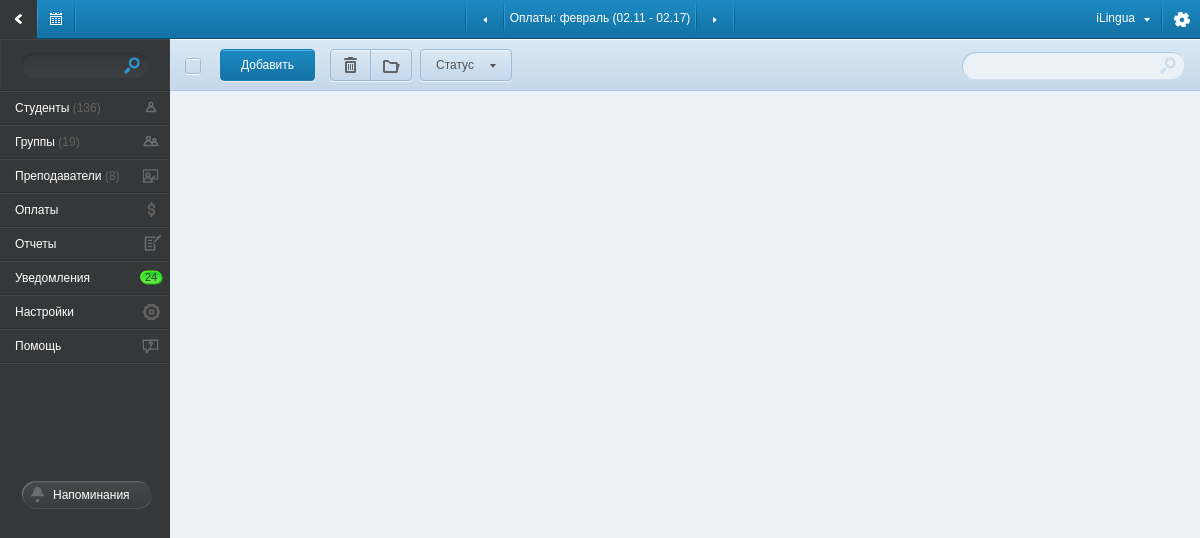
Before: /payment/week/2013-02-11/ with the older database file.
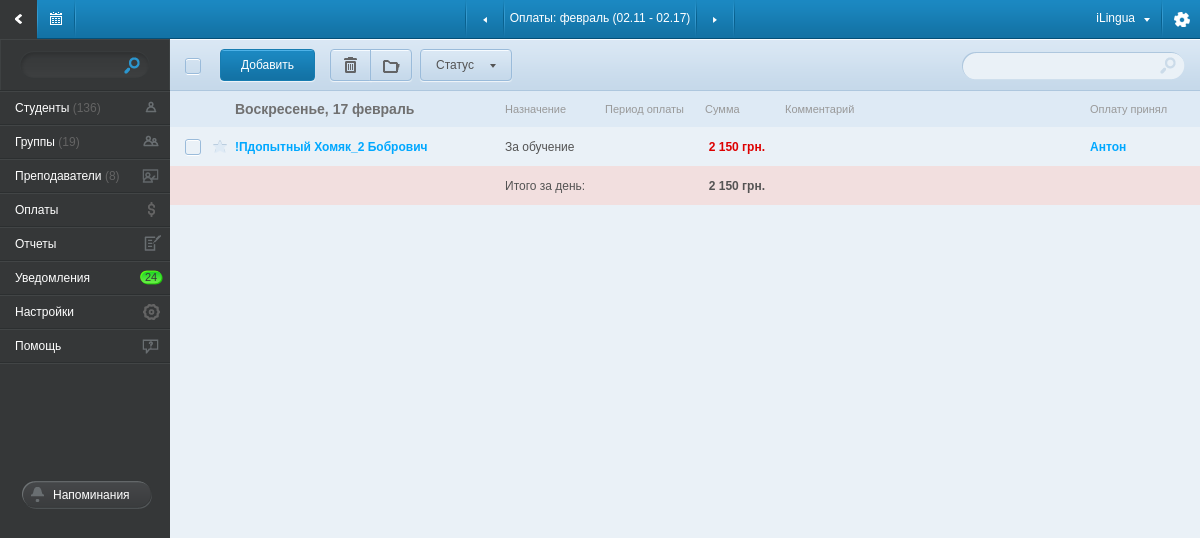
After: the same page with the newer database file.
### tables this page shows
CREATE TABLE IF NOT EXISTS `payment` (
  `id` int(11) NOT NULL auto_increment,
  `student_id` int(6) NOT NULL,
  `users_id` int(5) NOT NULL,
  `school_groups_id` int(11) default NULL,
  `summ` decimal(8,2) NOT NULL,
  `date` timestamp NOT NULL default CURRENT_TIMESTAMP,
  `comment` varchar(255) default NULL,
  `cnt_lessons` int(11) default NULL,
  `period_date_start` timestamp NOT NULL default '0000-00-00 00:00:00',
  `period_date_stop` timestamp NOT NULL default '0000-00-00 00:00:00',
  `payment_to` varchar(150) NOT NULL,
  `not_full` tinyint(1) NOT NULL default '0',
  PRIMARY KEY  (`id`)
);

CREATE TABLE IF NOT EXISTS `student` (
  `id` int(6) NOT NULL auto_increment,
  `fio` varchar(255) NOT NULL,
  `fio_name` varchar(150) NOT NULL,
  `fio_sname` varchar(150) NOT NULL,
  `fio_mname` varchar(150) NOT NULL,
  `mail` varchar(50) default NULL,
  `phone` varchar(50) NOT NULL,
  `address` varchar(255) default NULL,
  `birthday` timestamp NULL default '0000-00-00 00:00:00',
  `status` int(3) default NULL,
  `comment` text,
  `business_info` varchar(255) default NULL,
  `from_know` varchar(150) default NULL,
  `discount` int(2) default NULL,
  `date` timestamp NOT NULL default '0000-00-00 00:00:00',
  `status_id` int(5) default NULL,
  `test_lesson` timestamp NULL default '0000-00-00 00:00:00',
  `info_obj` text,
  `star` varchar(3) NOT NULL default 'off',
  `delete` varchar(15) NOT NULL default 'live',
  PRIMARY KEY  (`id`)
);

CREATE TABLE IF NOT EXISTS `users` (
  `id` mediumint(8) unsigned NOT NULL auto_increment,
  `ip_address` int(10) unsigned NOT NULL,
  `username` varchar(100) NOT NULL,
  `password` varchar(40) NOT NULL,
  `salt` varchar(40) default NULL,
  `email` varchar(100) NOT NULL,
  `activation_code` varchar(40) default NULL,
  `forgotten_password_code` varchar(40) default NULL,
  `remember_code` varchar(40) default NULL,
  `created_on` int(11) unsigned NOT NULL,
  `last_login` int(11) unsigned default NULL,
  `active` tinyint(1) unsigned default NULL,
  `fio` varchar(255) default NULL,
  `fio_name` varchar(100) NOT NULL,
  `fio_sname` varchar(100) NOT NULL,
  `fio_mname` varchar(100) NOT NULL,
  `name` varchar(150) NOT NULL default 'Антон',
  `company` varchar(100) default NULL,
  `phone` varchar(20) default NULL,
  `address` varchar(200) NOT NULL,
  `comment` varchar(255) NOT NULL,
  PRIMARY KEY  (`id`)
);

### application/controllers/main.php (called while the page is built, shortened)
<?php if ( ! defined('BASEPATH')) exit('No direct script access allowed');
class main extends CI_Controller{
    function __construct() {
        $this->load->database();
        $this->load->model('list_model',    'list');
        $this->load->model('student_model', 'student');
        $this->load->model('group_model',   'group');
        $this->load->model('payment_model', 'payment');
        $this->load->model('teacher_model', 'teacher');
        $this->load->model('schedule_model','schedule');
        $this->load->helper('valid_data');
        $this->load->helper('date_convert');
        $this->load->helper('student');
        $this->load->helper('other');
    }
    function payment( $period = false, $date = false ){
        $period_ar = get_month_or_week_period($period, $date );
        $top_btn['next_prev_date']  = get_next_prev_date_for_payment( $period, $period_ar );
        $top_btn['month_week']      = $period;
        if( $period == 'week' ){
            $date_str_ar['start']   = get_date_str_ar( $period_ar['start'] );
            $date_str_ar['stop']    = get_date_str_ar( $period_ar['last_day'] );
            $top_btn['title_str']   = $date_str_ar['start']['month_str'].' ('.$date_str_ar['start']['month_nmbr'].'.'.$date_str_ar['start']['day_nmbr'].' - '.$date_str_ar['stop']['month_nmbr'].'.'.$date_str_ar['stop']['day_nmbr'].')';
        }
        elseif( $period == 'month' ){
            $date_str_ar            = get_date_str_ar( $period_ar['start'] );
            $top_btn['title_str']   = $date_str_ar['month_str'].' '.$date_str_ar['year_nmbr'];
        }
        $pay_data['payment_list']       = $this->payment->get_peyment( $period_ar );
        $main_data_ar['title']          = $this->load->view('component/payment_top_view', $top_btn, TRUE);
        $main_data_ar['left_menu']      = $this->load->view('component/left_menu_view', '', TRUE);
        $main_data_ar['right_content']  = $this->load->view('page/payment_view', $pay_data, TRUE);
        $this->load->view('main_view', $main_data_ar );
    }
}

### index.php (called while the page is built, shortened)
<?php
require_once BASEPATH.'core/CodeIgniter.php';

### application/helpers/date_convert_helper.php (called while the page is built, shortened)
<?php if ( ! defined('BASEPATH')) exit('No direct script access allowed');
function get_month_or_week_period( $period = FALSE, $date = FALSE ){
    if( $period == 'week'){
        $day_nbr = date("w", strtotime($date) );
        if( $day_nbr != 1 ){
            $cnt_day_from_mondey = $day_nbr - 1;
            $mondey_date    = date("Y-m-d", strtotime("-{$cnt_day_from_mondey} day", strtotime($date) ) );
        }
        else
            $mondey_date    = date("Y-m-d", strtotime($date)  );
        $next_mondey_date   = date("Y-m-d", strtotime("+1 week", strtotime($mondey_date) ) );
        $result_ar['start']     = $mondey_date;
        $result_ar['stop']      = $next_mondey_date;
        $result_ar['last_day']  = date("Y-m-d", strtotime("-1 day", strtotime($next_mondey_date) ) );
    }
    return $result_ar;
}
function get_date_str_ar( $date = '2012-05-07' ){
    $day_ar     = array('Воскресенье','Понедельник','Вторник','Среда','Четверг','Пятница','Суббота');
    $month_ar   = array( 1=>'январь','февраль','март','апрель','май','июнь','июль','август','сентябрь','октябрь','ноябрь','декабрь');
    $result_ar['day_str']       = $day_ar[date("w", strtotime($date) )];
    $result_ar['day_nmbr']      = date("d", strtotime($date) );
    $result_ar['month_str']     = $month_ar[date("n", strtotime($date) )];
    $result_ar['month_nmbr']    = date("m", strtotime($date) );
    $result_ar['year_nmbr']     = date("Y", strtotime($date) );
    return $result_ar;
}

### application/models/payment_model.php (called while the page is built, shortened)
<?php if ( ! defined('BASEPATH')) exit('No direct script access allowed');
class payment_model extends CI_Model{
    function get_peyment( $period_ar ){
        $query = $this->db->query(" SELECT payment.*, users.name AS `manager_name`, student.fio AS `student_fio`
                                    FROM
                                        `payment`, `users`, `student`
                                    WHERE
                                        ( payment.date >= '{$period_ar['start']}' AND payment.date < '{$period_ar['stop']}' )
                                        AND
                                        payment.student_id = student.id
                                        AND
                                        payment.users_id = users.id
                                    ");
        $return_ar = null;
        foreach ( $query->result_array() as $row ){
            $date_key = timestamp_to_date($row['date']);
            if( !isset($return_ar[$date_key]['day_summ']) )
                $return_ar[$date_key]['day_summ'] = 0;
            $return_ar[$date_key]['day_summ'] = $return_ar[$date_key]['day_summ'] + $row['summ'];
            $return_ar[$date_key][] = $row;
        }
        return $return_ar;
    }
}

### application/views/page/payment_view.php (the view, shortened to what the changed rows need)
<div id="right_content">
    <?
        if( $payment_list != NULL):
            foreach( $payment_list as $date => $payment_ar):
                $date_ar = get_date_str_ar($date);
    ?>
        <table class="group_tbl payment_tbl">
            <tr class="group_first_tr">
                <td style="width: 35px;"></td>
                <td style="width: 30px;"></td>
                <td style="width: 270px;" class="payment_tbl_title_date"><?= $date_ar['day_str'].', '.$date_ar['day_nmbr'].' '.$date_ar['month_str']  ?></td>
                <td style="width: 200px;">Назначение</td>
                <td style="width: 70px;">Период оплаты</td>
                <td style="width: 50px;">Сумма</td>
                <td>Комментарий</td>
                <td>Оплату принял</td>
            </tr>
            <?
                foreach( $payment_ar as $pay_ar ):
                    if( is_array($pay_ar) ):
            ?>
            <tr class="jq_student_str" >
                <td><input type="checkbox" name="tmp[]" /></td>
                <td><input type="checkbox" name="tmp[]" class="star_checkbox" /></td>
                <td><a href="/student_cart/<?=$pay_ar['student_id']?>/"><?=$pay_ar['student_fio']?></a></td>
                <td><?= $pay_ar['payment_to'] ?></td>
                <td></td>
                <td style="text-align: right;">
                <?
                    if( $pay_ar['not_full'] )
                        echo '<span style="color:#D00; font-weight:bold">'.number_format($pay_ar['summ'], 0, '.', ' ').' грн.</span>';
                    else
                        echo number_format($pay_ar['summ'], 0, '.', ' ').' грн.';
                ?>
                </td>
                <td><?=$pay_ar['comment']?></td>
                <td><a href="/manager_cart/<?=$pay_ar['users_id']?>/"><?=$pay_ar['manager_name']?></a></td>
            </tr>
            <?
                    endif;
                endforeach;
            ?>
            <tr class="payment_all_summ_tr">
                <td></td>
                <td></td>
                <td></td>
                <td>Итого за день:</td>
                <td></td>
                <td style="text-align: right; font-weight: bold;"><?= number_format($payment_ar['day_summ'], 0, '.', ' ') ?> грн.</td>
                <td></td>
                <td></td>
            </tr>
        </table>
    <?
            endforeach;
        endif;
    ?>
</div>

Changed rows visible on the page:
added payment: student.fio "!Пдопытный Хомяк_2 Бобрович", payment_to "За обучение", summ "2 150", users.name "Антон"
Other visible differences:
new list line: "Воскресенье , 17 февраль Назначение Период оплаты Сумма Комментарий Оплату принял Итого за день: 2 150 грн."
